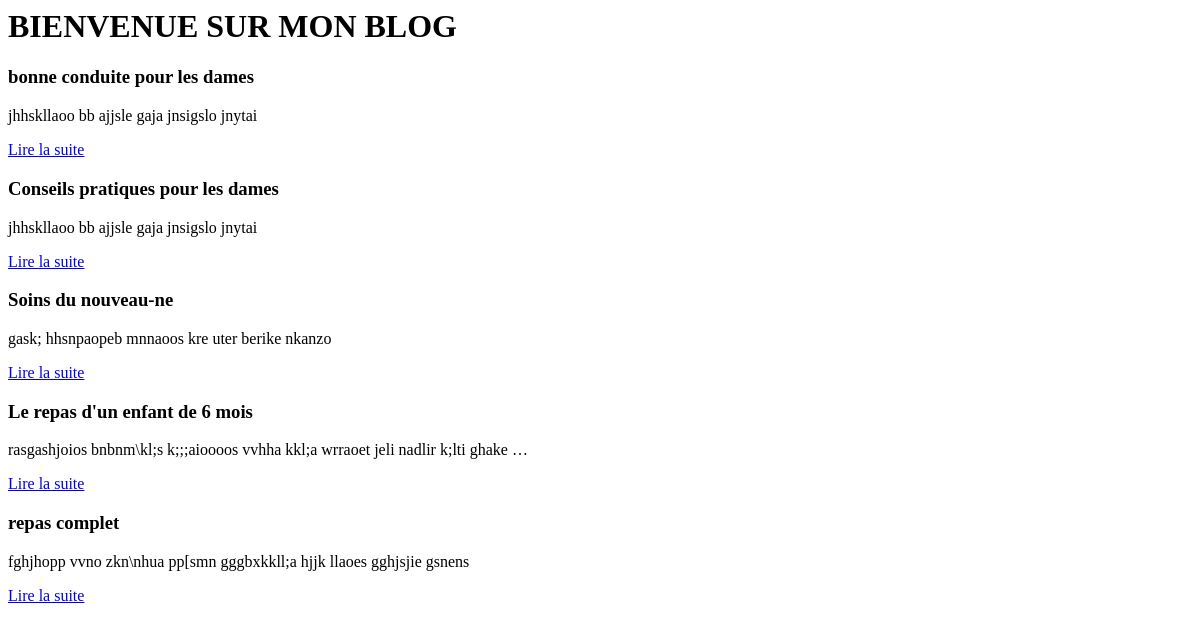
The page /blog/ on the database as committed earlier.
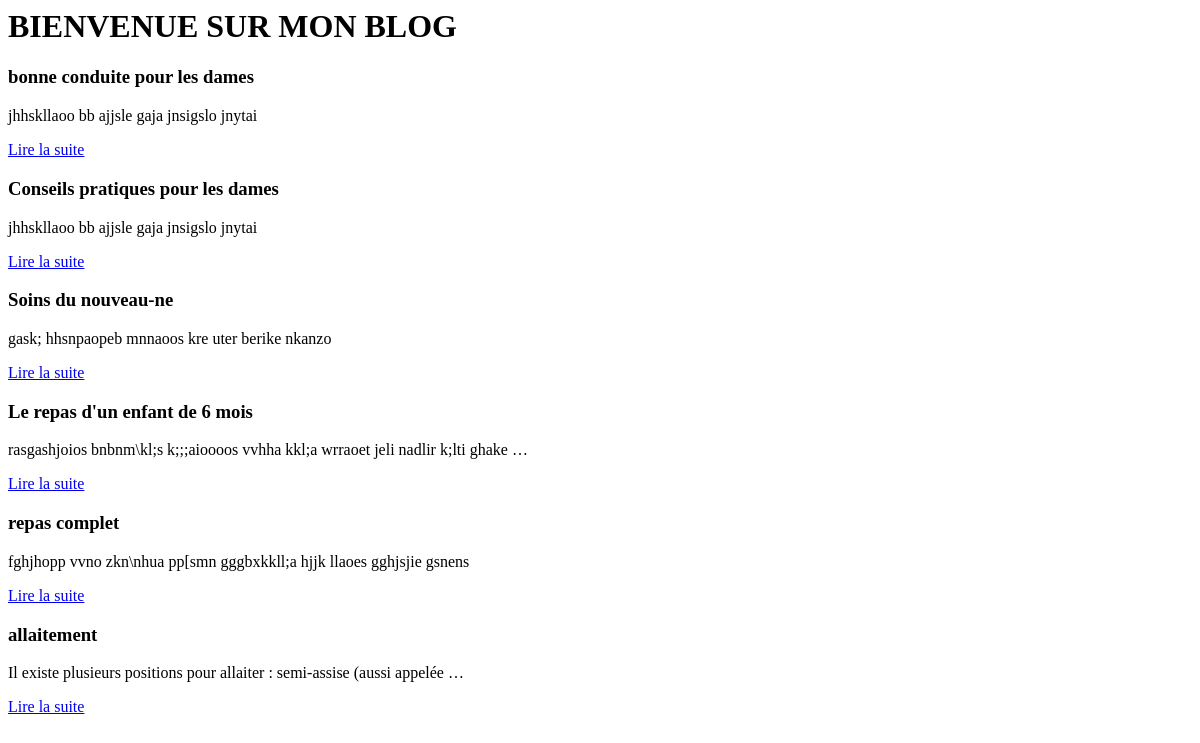
The same page on the database as committed later.
### blog/models.py (models this page shows, shortened)
class Article(models.Model):
       titre = models.CharField(max_length=100)
       slug = models.SlugField(max_length=100, null=True)
       auteur = models.CharField(max_length=50)
       contenu = models.TextField(null=True)
       date = models.DateTimeField(default=timezone.now,
                                   verbose_name='Date de publication')
       categorie = models.ForeignKey('Categorie', on_delete=models.CASCADE)
       class Meta:
           ordering = ['date']

### blog/views.py (the view)
# urls.py: path('',views.accueil, name='accueil'),
def accueil(request):
    articles = Article.objects.all()
    return render(request, 'blog/accueil.html', {'derniers_articles':articles})

### blog/templates/blog/accueil.html
<html>
<h1>BIENVENUE SUR MON BLOG</h1>
{% for article in derniers_articles %}
	<div class ="article">
		<h3>{{ article.titre }}</h3>
		<p>{{ article.contenu|truncatewords_html:10 }} </p>
		<p><a href="{% url 'lire' id=article.id slug=article.slug%}">Lire la suite</a></p>
	</div>
{% empty %}
	<p>Aucun article.</p>
{% endfor %}
</html>

Rows that differ between the two databases and show on the page:
added Article: titre "allaitement", contenu "Il existe plusieurs positions pour allaiter : semi-assise (aussi appelée …"
